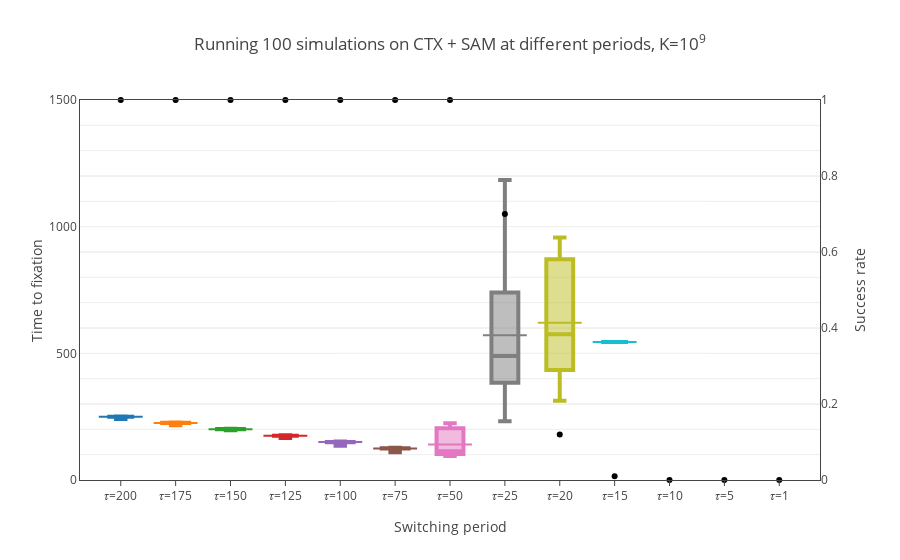

Write notebook code for a chart like this one.
### Code cell
fig = box_switching_ctx(p, analyses=ctx_analysis)
iplot(fig, show_link=False)
pio.write_image(fig, '2020-03/violins/{}.pdf'.format('+'.join([ls.name for ls in p])), scale=2)

### Figure 1 — Plotly figure (JSON) as saved in the notebook; plotly's stock layout.template omitted (floating-point values rounded to 4 significant figures)
{"data": [{"boxpoints": false, "line": {"width": 4}, "name": "&#120591;=200", "type": "box", "uid": "637eca64-d5e6-11ea-bbab-441ca8e2e0ce", "y": [246, 250, 251, 250, 250, 251, 249, 249, 250, 250, 250, 249, 247, 250, 250, 249, 250, 250, 250, 251, 250, 250, 251, 241, 250, 250, 250, 250, 247, 250, 249, 250, 250, 250, 250, 251, 247, 250, 250, 250, 250, 250, 247, 250, 250, 250, 249, 250, 251, 251, 250, 250, 250, 250, 250, 250, 251, 251, 251, 251, 250, 249, 250, 250, 249, 249, 250, 250, 247, 247, 251, 250, 250, 250, 251, 247, 250, 251, 250, 250, 250, 251, 250, 250, 251, 250, 246, 250, 247, 246, 249, 250, 247, 250, 250, 251, 251, 250, 250, 250]}, {"boxpoints": false, "line": {"width": 4}, "name": "&#120591;=175", "type": "box", "uid": "637eca65-d5e6-11ea-ae48-441ca8e2e0ce", "y": [226, 225, 226, 225, 227, 225, 224, 225, 227, 216, 225, 226, 225, 225, 226, 225, 225, 225, 226, 226, 221, 225, 225, 226, 226, 225, 222, 225, 224, 225, 225, 225, 224, 224, 226, 222, 226, 226, 225, 225, 225, 225, 225, 226, 225, 221, 226, 225, 226, 224, 225, 225, 226, 217, 225, 225, 226, 222, 221, 226, 224, 226, 225, 225, 225, 225, 225, 225, 222, 225, 225, 225, 225, 225, 225, 221, 221, 226, 225, 221, 225, 225, 224, 222, 226, 224, 225, 226, 225, 226, 225, 222, 224, 225, 225, 225, 226, 221, 225, 225]}, {"boxpoints": false, "line": {"width": 4}, "name": "&#120591;=150", "type": "box", "uid": "637eca66-d5e6-11ea-ba53-441ca8e2e0ce", "y": [200, 200, 200, 201, 200, 196, 201, 200, 200, 200, 199, 200, 200, 200, 196, 200, 202, 200, 200, 201, 200, 201, 199, 199, 200, 200, 201, 197, 201, 201, 200, 201, 201, 197, 199, 200, 199, 200, 200, 201, 197, 200, 200, 200, 201, 200, 201, 200, 200, 200, 200, 200, 200, 199, 197, 200, 200, 200, 197, 200, 200, 201, 199, 200, 200, 200, 200, 197, 201, 201, 201, 200, 201, 201, 200, 200, 201, 197, 201, 201, 200, 200, 201, 200, 200, 201, 199, 200, 200, 199, 200, 197, 199, 200, 200, 201, 202, 202, 200, 200]}, {"boxpoints": false, "line": {"width": 4}, "name": "&#120591;=125", "type": "box", "uid": "637eca67-d5e6-11ea-8712-441ca8e2e0ce", "y": [176, 175, 175, 166, 176, 172, 175, 172, 175, 175, 174, 175, 175, 175, 175, 175, 175, 175, 175, 176, 172, 172, 171, 176, 174, 176, 172, 175, 176, 175, 176, 176, 175, 175, 172, 175, 175, 175, 174, 175, 175, 175, 175, 174, 177, 175, 175, 176, 175, 175, 175, 177, 175, 175, 175, 176, 176, 174, 175, 175, 175, 172, 175, 175, 175, 175, 174, 172, 176, 175, 175, 175, 176, 175, 175, 174, 175, 175, 175, 175, 175, 171, 176, 175, 175, 176, 176, 175, 176, 176, 175, 172, 175, 174, 175, 175, 175, 176, 176, 175]}, {"boxpoints": false, "line": {"width": 4}, "name": "&#120591;=100", "type": "box", "uid": "637eca68-d5e6-11ea-b3aa-441ca8e2e0ce", "y": [149, 150, 150, 150, 150, 150, 147, 150, 150, 151, 149, 149, 151, 150, 151, 151, 150, 150, 150, 150, 150, 147, 147, 149, 147, 146, 150, 150, 146, 150, 149, 151, 149, 150, 150, 149, 151, 150, 150, 151, 149, 151, 149, 149, 150, 147, 135, 150, 151, 150, 149, 151, 150, 151, 150, 149, 150, 151, 150, 150, 151, 149, 150, 150, 150, 151, 150, 150, 150, 150, 150, 150, 150, 150, 150, 150, 147, 150, 150, 141, 150, 150, 150, 151, 150, 152, 149, 151, 150, 150, 151, 151, 150, 151, 150, 149, 150, 151, 151, 150]}, {"boxpoints": false, "line": {"width": 4}, "name": "&#120591;=75", "type": "box", "uid": "637eca69-d5e6-11ea-88df-441ca8e2e0ce", "y": [122, 125, 122, 110, 125, 126, 122, 125, 126, 122, 126, 122, 122, 125, 125, 125, 125, 122, 126, 124, 126, 126, 125, 124, 125, 126, 122, 122, 125, 125, 125, 126, 125, 124, 125, 124, 125, 126, 121, 125, 125, 125, 126, 125, 125, 125, 126, 125, 124, 124, 126, 125, 125, 124, 126, 125, 125, 122, 125, 125, 121, 124, 125, 126, 125, 125, 122, 124, 125, 125, 125, 126, 125, 122, 125, 126, 124, 125, 125, 122, 121, 125, 126, 127, 125, 125, 125, 126, 125, 126, 125, 124, 125, 124, 126, 125, 120, 125, 124, 126]}, {"boxpoints": false, "line": {"width": 4}, "name": "&#120591;=50", "type": "box", "uid": "637eca6a-d5e6-11ea-a850-441ca8e2e0ce", "y": [104, 152, 215, 216, 95, 103, 128, 109, 103, 100, 204, 116, 104, 213, 208, 125, 102, 103, 99, 105, 138, 106, 104, 102, 205, 103, 100, 140, 208, 210, 104, 97, 102, 106, 112, 116, 152, 217, 152, 101, 206, 209, 205, 106, 104, 101, 224, 213, 213, 204, 124, 105, 203, 127, 118, 115, 105, 106, 217, 97, 102, 108, 115, 211, 213, 104, 213, 102, 207, 106, 138, 102, 152, 102, 216, 120, 138, 106, 213, 103, 104, 210, 215, 102, 101, 98, 127, 105, 100, 104, 98, 211, 103, 215, 103, 146, 130, 102, 99, 144]}, {"boxpoints": false, "line": {"width": 4}, "name": "&#120591;=25", "type": "box", "uid": "637eca6b-d5e6-11ea-a1b6-441ca8e2e0ce", "y": [684, 438, 539, 236, 489, 338, 437, 289, 232, 339, 789, 488, 1089, 787, 538, 888, 237, 435, 539, 1087, 387, 289, 489, 290, 237, 582, 788, 538, 688, 834, 288, 1088, 290, 287, 335, 688, 489, 738, 688, 439, 586, 634, 539, 289, 491, 740, 839, 436, 488, 289, 836, 440, 1089, 438, 339, 438, 1184, 940, 384, 440, 890, 539, 938, 439, 487, 1088, 488, 690, 989, 237]}, {"boxpoints": false, "line": {"width": 4}, "name": "&#120591;=20", "type": "box", "uid": "637eca6c-d5e6-11ea-856a-441ca8e2e0ce", "y": [914, 556, 514, 828, 957, 956, 474, 313, 594, 356, 594, 395]}, {"boxpoints": false, "line": {"width": 4}, "name": "&#120591;=15", "type": "box", "uid": "637eca6d-d5e6-11ea-97ea-441ca8e2e0ce", "y": [545]}, {"boxpoints": false, "line": {"width": 4}, "name": "&#120591;=10", "type": "box", "uid": "637eca6e-d5e6-11ea-bc2a-441ca8e2e0ce", "y": []}, {"boxpoints": false, "line": {"width": 4}, "name": "&#120591;=5", "type": "box", "uid": "637eca6f-d5e6-11ea-8289-441ca8e2e0ce", "y": []}, {"boxpoints": false, "line": {"width": 4}, "name": "&#120591;=1", "type": "box", "uid": "637eca70-d5e6-11ea-a776-441ca8e2e0ce", "y": []}, {"cliponaxis": false, "marker": {"color": "rgb(0, 0, 0)"}, "mode": "markers", "name": "Success rate", "type": "scatter", "uid": "637eca71-d5e6-11ea-826e-441ca8e2e0ce", "x": ["&#120591;=200", "&#120591;=175", "&#120591;=150", "&#120591;=125", "&#120591;=100", "&#120591;=75", "&#120591;=50", "&#120591;=25", "&#120591;=20", "&#120591;=15", "&#120591;=10", "&#120591;=5", "&#120591;=1"], "y": [1, 1, 1, 1, 1, 1, 1, 0.7, 0.12, 0.01, 0, 0, 0], "yaxis": "y2"}], "layout": {"shapes": [{"line": {"color": "rgb(31, 119, 180)", "width": 2}, "type": "line", "x0": -0.4, "x1": 0.4, "xref": "x", "y0": 249.6, "y1": 249.6, "yref": "y"}, {"line": {"color": "rgb(255, 127, 14)", "width": 2}, "type": "line", "x0": 0.6, "x1": 1.4, "xref": "x", "y0": 224.6, "y1": 224.6, "yref": "y"}, {"line": {"color": "rgb(44, 160, 44)", "width": 2}, "type": "line", "x0": 1.6, "x1": 2.4, "xref": "x", "y0": 199.9, "y1": 199.9, "yref": "y"}, {"line": {"color": "rgb(214, 39, 40)", "width": 2}, "type": "line", "x0": 2.6, "x1": 3.4, "xref": "x", "y0": 174.7, "y1": 174.7, "yref": "y"}, {"line": {"color": "rgb(148, 103, 189)", "width": 2}, "type": "line", "x0": 3.6, "x1": 4.4, "xref": "x", "y0": 149.6, "y1": 149.6, "yref": "y"}, {"line": {"color": "rgb(140, 86, 75)", "width": 2}, "type": "line", "x0": 4.6, "x1": 5.4, "xref": "x", "y0": 124.4, "y1": 124.4, "yref": "y"}, {"line": {"color": "rgb(227, 119, 194)", "width": 2}, "type": "line", "x0": 5.6, "x1": 6.4, "xref": "x", "y0": 139.7, "y1": 139.7, "yref": "y"}, {"line": {"color": "rgb(127, 127, 127)", "width": 2}, "type": "line", "x0": 6.6, "x1": 7.4, "xref": "x", "y0": 571.3, "y1": 571.3, "yref": "y"}, {"line": {"color": "rgb(188, 189, 34)", "width": 2}, "type": "line", "x0": 7.6, "x1": 8.4, "xref": "x", "y0": 620.9, "y1": 620.9, "yref": "y"}, {"line": {"color": "rgb(23, 190, 207)", "width": 2}, "type": "line", "x0": 8.6, "x1": 9.4, "xref": "x", "y0": 545, "y1": 545, "yref": "y"}], "showlegend": false, "title": "Running 100 simulations on CTX + SAM at different periods, K=10<sup>9</sup>", "xaxis": {"mirror": true, "showline": true, "ticks": "outside", "tickvals": ["&#120591;=200", "&#120591;=175", "&#120591;=150", "&#120591;=125", "&#120591;=100", "&#120591;=75", "&#120591;=50", "&#120591;=25", "&#120591;=20", "&#120591;=15", "&#120591;=10", "&#120591;=5", "&#120591;=1"], "title": "Switching period"}, "yaxis": {"mirror": true, "range": [0, 1500], "showline": true, "ticktext": [0, "", "", "", "", 500, "", "", "", "", 1000, "", "", "", "", 1500], "tickvals": [0, 100, 200, 300, 400, 500, 600, 700, 800, 900, 1000, 1100, 1200, 1300, 1400, 1500], "title": "Time to fixation"}, "yaxis2": {"overlaying": "y", "range": [0, 1], "scaleanchor": "y", "scaleratio": 1500, "side": "right", "tickvals": [0, 0.2, 0.4, 0.6, 0.8, 1], "title": "Success rate", "zeroline": false}}}
